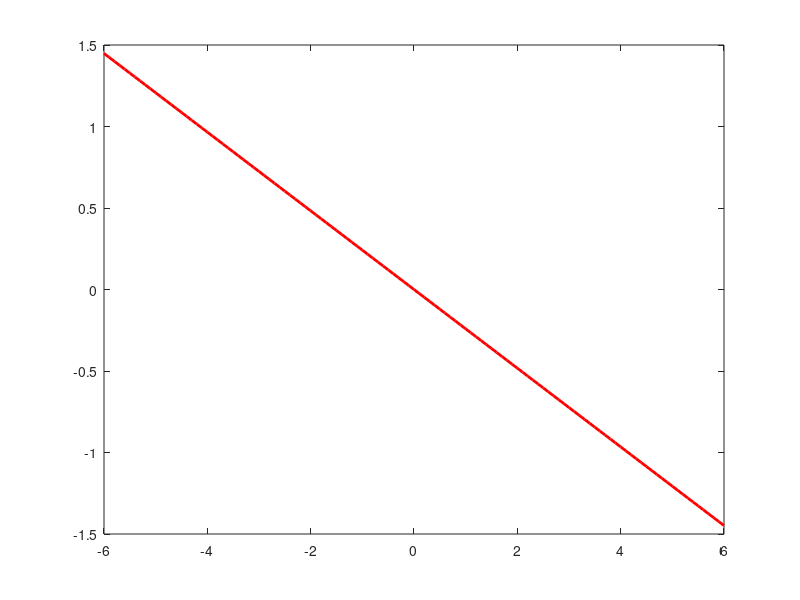

Here is the MATLAB script that generated this plot:
% Draw N samples of Bivariate Gaussian D same with Q1 on top of contours.
clear
N = 200;
m1 = [0 2]';
m2 = [1.7 2.5]';
C1 = [2,1;1,2]';
C2 = C1;

X1 = mvnrnd(m1,C1,N);
X2 = mvnrnd(m2,C2,N);
plot(X1(:,1),X1(:,2),'bx',X2(:,1),X2(:,2),'ro');
grid on 

% Q3
% Compute and plot Fisher Linear Discriminant direction using
% means and covariance matrices of the problem.

wF = inv(C1 + C2)*(m1 - m2);
step = 0.1;
xx = -6:step:6;
yy = xx*wF(2)/wF(1);
plot(xx,yy,'r','LineWidth',2);
